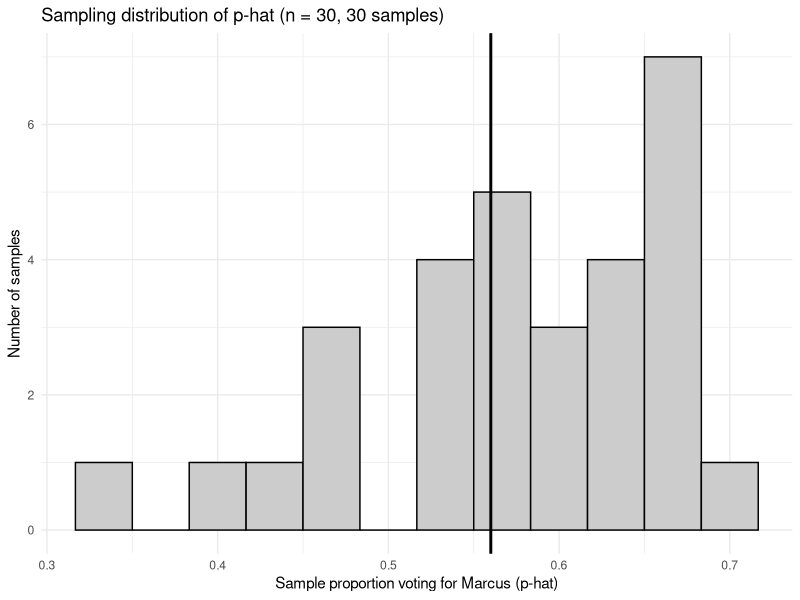
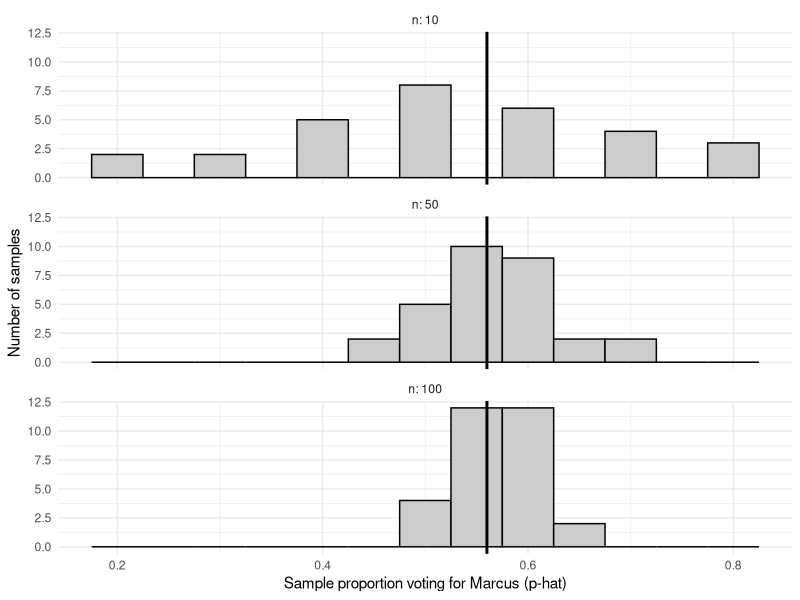

Write the R code that produced these figures, in order.
# ------------------------------------------------------------
# Sampling distribution of a proportion
# Data: marcus.csv (300 students; voted for Marcus or Rosanne)
# Treat the 300 students as the POPULATION.
# ------------------------------------------------------------

library(ggplot2)

# 1. Load the population ------------------------------------------------
# (Put the csv in your working directory, or use read.csv(file.choose()))
votes <- read.csv("marcus.csv")

dim(votes)
names(votes)
summary(votes)
head(votes)
table(votes$voted_for)

# 2. Recode into a dummy variable: 1 = Marcus, 0 = Rosanne --------------
votes$marcus <- ifelse(votes$voted_for == "Marcus", 1, 0)

# 3. Population proportion (the parameter, p) ---------------------------
# The mean of a 0/1 variable is the proportion of 1s
p <- mean(votes$marcus)
p

# 4. Draw ONE random sample and compute the sample proportion (p-hat) --
set.seed(145)   # makes the random draws reproducible
n <- 30         # sample size

one_sample <- sample(votes$marcus, size = n)
mean(one_sample)

# 5. Repeat that many times to build the sampling distribution ----------
reps <- 30

p_hats <- replicate(reps, mean(sample(votes$marcus, size = n)))

head(p_hats)

# 6. Describe the sampling distribution ---------------------------------
mean(p_hats)   # center: should be close to p
sd(p_hats)     # spread: the standard error (from the simulation)

# Note: Test changing reps here to see how number of samples affects sd

# Standard error from the formula for the parameter
sqrt(p * (1 - p) / n)

# The simulated SE comes out a little smaller than the formula because
# sample() draws WITHOUT replacement from only 300 students. The finite
# population correction accounts for that:
N <- nrow(votes)
sqrt(p * (1 - p) / n) * sqrt((N - n) / (N - 1))

# 7. Plot the sampling distribution -------------------------------------
sim <- data.frame(p_hat = p_hats)

ggplot(sim, aes(x = p_hat)) +
  geom_histogram(binwidth = 1 / n, center = 0,
                 color = "black", fill = "grey80") +
  geom_vline(xintercept = p, linewidth = 1) +
  labs(title = paste0("Sampling distribution of p-hat (n = ", n,
                      ", ", reps, " samples)"),
       x = "Sample proportion voting for Marcus (p-hat)",
       y = "Number of samples") +
  theme_minimal()

# 8. (Optional) How does sample size change the spread? -----------------
# Law of Large Numbers
sizes <- c(10, 50, 100)

sim_sizes <- data.frame(
  n     = rep(sizes, each = reps),
  p_hat = unlist(lapply(sizes, function(k)
            replicate(reps, mean(sample(votes$marcus, size = k)))))
)

# Standard error for each sample size
aggregate(p_hat ~ n, data = sim_sizes, FUN = sd)

ggplot(sim_sizes, aes(x = p_hat)) +
  geom_histogram(binwidth = 0.05, center = 0,
                 color = "black", fill = "grey80") +
  geom_vline(xintercept = p, linewidth = 1) +
  facet_wrap(~ n, ncol = 1, labeller = label_both) +
  labs(x = "Sample proportion voting for Marcus (p-hat)",
       y = "Number of samples") +
  theme_minimal()
